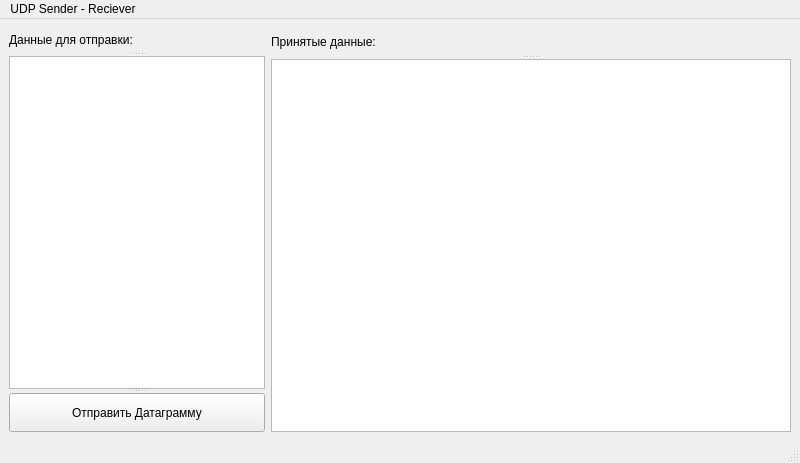
<?xml version="1.0" encoding="UTF-8"?>
<ui version="4.0">
 <class>MainWindow</class>
 <widget class="QMainWindow" name="MainWindow">
  <property name="geometry">
   <rect>
    <x>0</x>
    <y>0</y>
    <width>800</width>
    <height>463</height>
   </rect>
  </property>
  <property name="windowTitle">
   <string>MainWindow</string>
  </property>
  <widget class="QWidget" name="centralwidget">
   <layout class="QFormLayout" name="formLayout">
    <item row="0" column="0">
     <widget class="QSplitter" name="splitter_3">
      <property name="orientation">
       <enum>Qt::Vertical</enum>
      </property>
      <widget class="QSplitter" name="splitter">
       <property name="orientation">
        <enum>Qt::Vertical</enum>
       </property>
       <widget class="QLabel" name="ql_send">
        <property name="text">
         <string>Данные для отправки:</string>
        </property>
       </widget>
       <widget class="QTextEdit" name="te_send"/>
      </widget>
      <widget class="QPushButton" name="pb_start">
       <property name="text">
        <string>Отправить Датаграмму</string>
       </property>
      </widget>
     </widget>
    </item>
    <item row="0" column="1">
     <widget class="QSplitter" name="splitter_2">
      <property name="orientation">
       <enum>Qt::Vertical</enum>
      </property>
      <widget class="QLabel" name="ql_receive">
       <property name="text">
        <string>Принятые данные:</string>
       </property>
      </widget>
      <widget class="QTextEdit" name="te_result"/>
     </widget>
    </item>
   </layout>
  </widget>
  <widget class="QMenuBar" name="menubar">
   <property name="geometry">
    <rect>
     <x>0</x>
     <y>0</y>
     <width>800</width>
     <height>19</height>
    </rect>
   </property>
   <widget class="QMenu" name="menuUDP_Sender_Reciever">
    <property name="title">
     <string>UDP Sender - Reciever</string>
    </property>
   </widget>
   <addaction name="menuUDP_Sender_Reciever"/>
  </widget>
  <widget class="QStatusBar" name="statusbar"/>
 </widget>
 <resources/>
 <connections/>
</ui>
